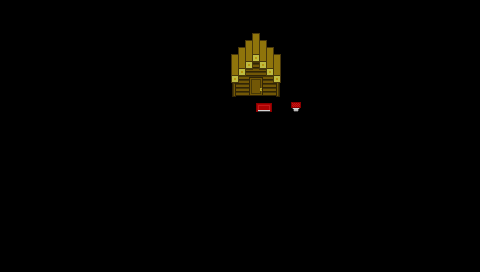

The image is a tile-based game level rendered from a .tmx file. Its description and source (layers, tilesets, objects; grid data summarised) follow:
An orthogonal 30x17 tile map with 16x16 px tiles, 1 tile layer (Calque 1), 4 tilesets.

<map version="1.0" orientation="orthogonal" width="30" height="17" tilewidth="16" tileheight="16">
 <tileset firstgid="1" name="texture" tilewidth="16" tileheight="16">
  <image source="texture.png" width="500" height="500" />
 </tileset>
 <tileset firstgid="962" name="collisions" tilewidth="16" tileheight="16">
  <image source="collisions.png" width="48" height="48" />
 </tileset>
 <tileset firstgid="971" name="arbre" tilewidth="22" tileheight="32">
  <image source="texture/arbre.png" width="22" height="32" />
 </tileset>
 <tileset firstgid="972" name="Tile" tilewidth="16" tileheight="16">
  <image source="Tile.png" width="700" height="500" />
 </tileset>
 <layer name="Calque 1" width="30" height="17">
  <data>[510 cells, 21 non-empty, 21 distinct tile ids]</data>
 </layer>
</map>
